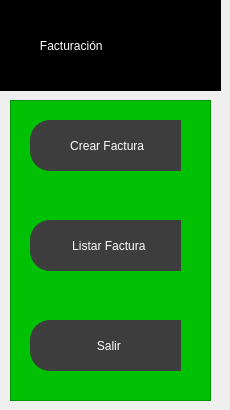
               <widget class="QWidget" name="hoja5">
                <widget class="QFrame" name="frame_6">
                 <property name="geometry">
                  <rect>
                   <x>10</x>
                   <y>100</y>
                   <width>201</width>
                   <height>301</height>
                  </rect>
                 </property>
                 <property name="styleSheet">
                  <string notr="true">QFrame{
background-color: rgb(0, 193, 3);
}

QPushButton{
background-color:rgb(61,61,61);
border-top-left-radius:20px;
border-bottom-left-radius:20px;
color: rgb(255,255,255);
font: 77 10pt &quot;Arial Black&quot;;
}
QPushButton:hover{
background-color:white;
border-top-left-radius:20px;
border-bottom-left-radius:20px;
color:rgb(0,0,0);
font:77 10pt &quot;Arial Black&quot;;
}</string>
                 </property>
                 <property name="frameShape">
                  <enum>QFrame::StyledPanel</enum>
                 </property>
                 <property name="frameShadow">
                  <enum>QFrame::Raised</enum>
                 </property>
                 <widget class="QPushButton" name="pushButton_17">
                  <property name="geometry">
                   <rect>
                    <x>20</x>
                    <y>20</y>
                    <width>151</width>
                    <height>51</height>
                   </rect>
                  </property>
                  <property name="text">
                   <string> Crear Factura</string>
                  </property>
                  <property name="icon">
                   <iconset>
                    <normaloff>Imagenes/Crear.svg</normaloff>Imagenes/Crear.svg</iconset>
                  </property>
                  <property name="iconSize">
                   <size>
                    <width>25</width>
                    <height>25</height>
                   </size>
                  </property>
                 </widget>
                 <widget class="QPushButton" name="pushButton_19">
                  <property name="geometry">
                   <rect>
                    <x>20</x>
                    <y>120</y>
                    <width>151</width>
                    <height>51</height>
                   </rect>
                  </property>
                  <property name="text">
                   <string>  Listar Factura</string>
                  </property>
                  <property name="icon">
                   <iconset>
                    <normaloff>Imagenes/Listar.svg</normaloff>Imagenes/Listar.svg</iconset>
                  </property>
                  <property name="iconSize">
                   <size>
                    <width>20</width>
                    <height>20</height>
                   </size>
                  </property>
                 </widget>
                 <widget class="QPushButton" name="pushButton_20">
                  <property name="geometry">
                   <rect>
                    <x>20</x>
                    <y>320</y>
                    <width>151</width>
                    <height>51</height>
                   </rect>
                  </property>
                  <property name="text">
                   <string/>
                  </property>
                 </widget>
                 <widget class="QPushButton" name="pushButton_21">
                  <property name="geometry">
                   <rect>
                    <x>20</x>
                    <y>220</y>
                    <width>151</width>
                    <height>51</height>
                   </rect>
                  </property>
                  <property name="text">
                   <string>  Salir</string>
                  </property>
                  <property name="icon">
                   <iconset>
                    <normaloff>Imagenes/Salir.svg</normaloff>Imagenes/Salir.svg</iconset>
                  </property>
                  <property name="iconSize">
                   <size>
                    <width>20</width>
                    <height>20</height>
                   </size>
                  </property>
                 </widget>
                </widget>
                <widget class="QLabel" name="label_5">
                 <property name="geometry">
                  <rect>
                   <x>0</x>
                   <y>0</y>
                   <width>221</width>
                   <height>91</height>
                  </rect>
                 </property>
                 <property name="styleSheet">
                  <string notr="true">color: rgb(255, 255, 255);
font: 900 12pt &quot;Arial Black&quot;;
background-color: rgb(0, 0, 0);</string>
                 </property>
                 <property name="text">
                  <string>            Facturación</string>
                 </property>
                </widget>
               </widget>
